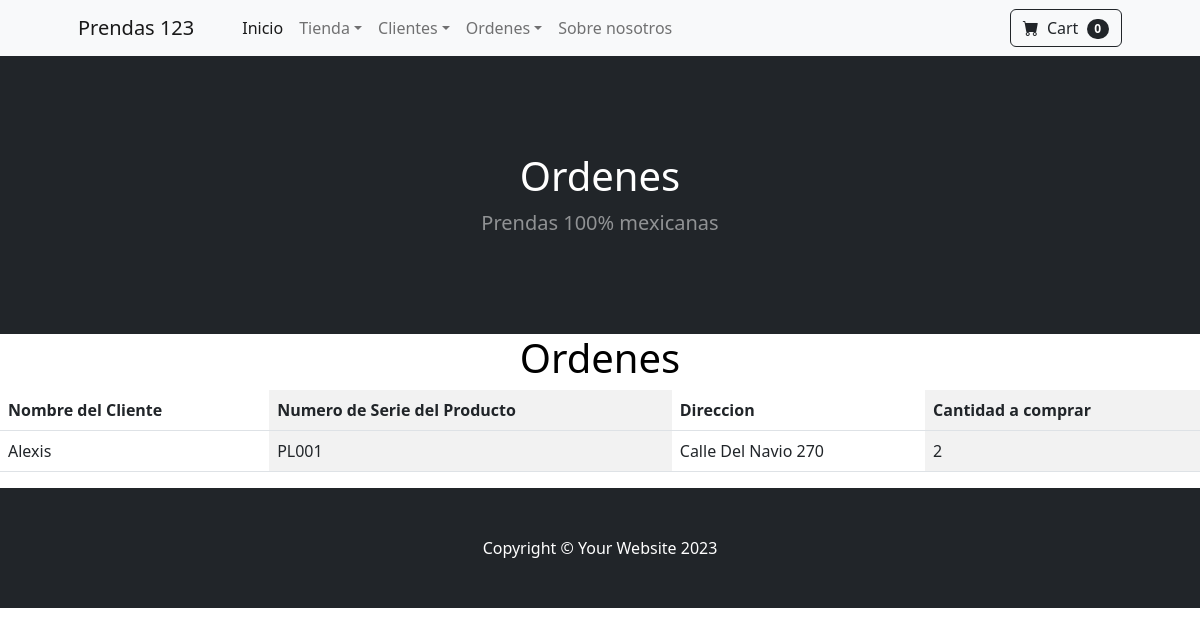
The app's page /ordenes/ with its own data.
### app/models.py (models this page shows)
class Orden(models.Model):
    nombreCliente = models.CharField(max_length=100)
    numSerieProd = models.CharField(max_length=5)
    direccion = models.CharField(max_length=100)
    cantidad = models.IntegerField()

### app/views.py (the view)
# urls.py: path('ordenes/',ordenes, name="ordenes"),
def ordenes(request):
    contexto = {'ordenes': Orden.objects.all() }
    return render(request, "app/ordenes.html", contexto)

### app/templates/app/ordenes.html
{% extends 'app/base.html' %}
{% load static %}
{% block title %}
    <h1>Ordenes</h1>
{% endblock title %}
{% block contenido %}
    <div class="text-center text-black">
        <h1>Ordenes</h1>
    </div>
    <table class="table table-striped-columns">
        <thead>
            <tr>
                <th>Nombre del Cliente</th>
                <th>Numero de Serie del Producto</th>
                <th>Direccion</th>
                <th>Cantidad a comprar</th>
            </tr>
        </thead>
        <tbody>
        {% for o in ordenes %}
            <tr>
                <td>{{ o.nombreCliente }}</td>
                <td>{{ o.numSerieProd }}</td>
                <td>{{ o.direccion }}</td>
                <td>{{ o.cantidad }}</td>
            </tr>
        {% endfor %}
        </tbody>
    </table>
{% endblock contenido %}

### records on screen
Orden: nombreCliente "Alexis", numSerieProd "PL001", direccion "Calle Del Navio 270", cantidad "2"
